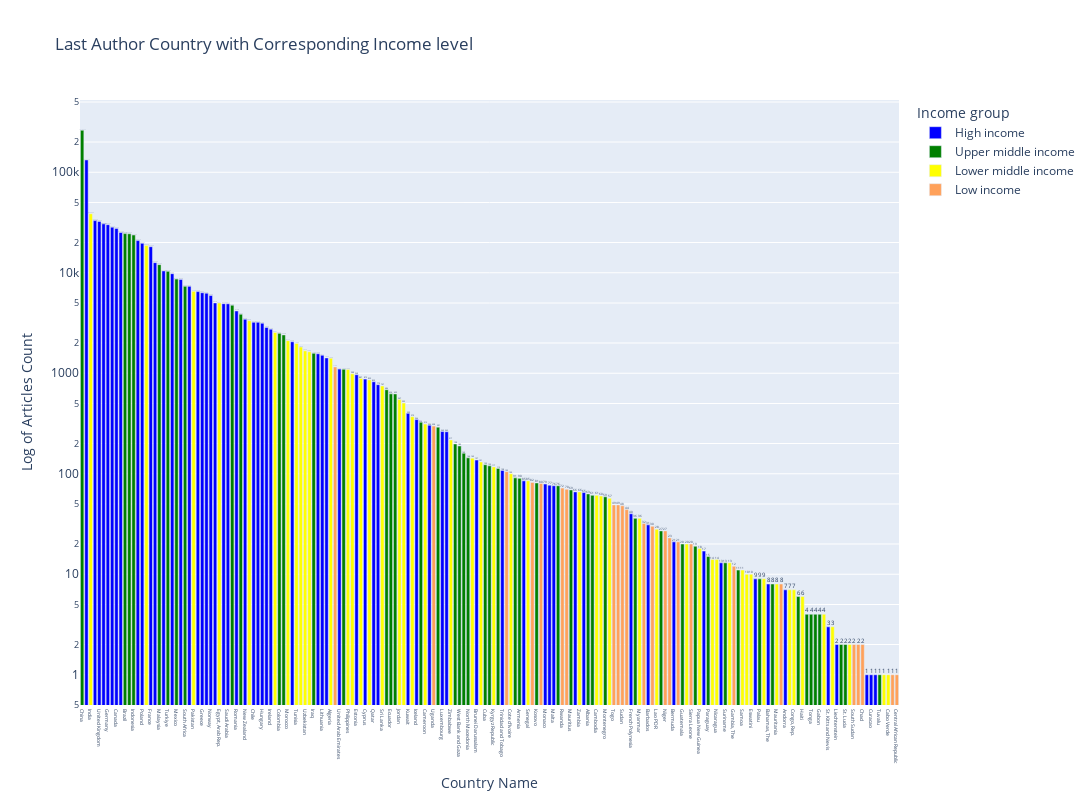

Notebook source saved alongside this figure:
### Markdown cell above
# Visualization-2 (Last Author Country with Corresponding Income level)

### Code cell
import plotly.express as px
fig=px.bar(last_author_ctry_data, x='Country Name', y='Articles Count', color='Income group', log_y=True, color_discrete_map={
                'High income': 'blue',
                'Upper middle income' : 'green',
                'Lower middle income': 'yellow',
                'Low Income' : 'red'},
           labels={"Articles Count": "Log of Articles Count"},
           title='Last Author Country with Corresponding Income level',
               category_orders={'Income group':['High income', 'Upper middle income', 'Lower middle income','Low Income']}, width=1500, height=800, text_auto=True)
fig.update_layout(xaxis_categoryorder = 'total descending')
fig.update_layout(
xaxis = dict(
tickfont = dict(size=5)))
fig.update_traces(cliponaxis=False)
'''
fig.update_layout(color_discrete_map={
                'High income': 'blue',
                'Upper middle income' : 'green',
                'Lower middle income': 'yellow',
                'Low Income' : 'red'})
'''
#fig.write_html("/Users/prathimagodha/Desktop/plot1.html")
fig.show()

### Figure 1 — Plotly figure (JSON) as saved in the notebook; plotly's stock layout.template omitted (floating-point values rounded to 4 significant figures)
{"data": [{"alignmentgroup": "True", "cliponaxis": false, "hovertemplate": "Income group=High income<br>Country Name=%{x}<br>Log of Articles Count=%{y}<extra></extra>", "legendgroup": "High income", "marker": {"color": "blue", "pattern": {"shape": ""}}, "name": "High income", "offsetgroup": "High income", "orientation": "v", "showlegend": true, "textposition": "auto", "texttemplate": "%{y}", "type": "bar", "x": ["United States", "Spain", "United Kingdom", "Italy", "Germany", "Australia", "Canada", "Korea, Rep.", "Japan", "Poland", "France", "Netherlands", "Sweden", "Portugal", "Switzerland", "Belgium", "Denmark", "Greece", "Finland", "Norway", "Austria", "Czechia", "Saudi Arabia", "Romania", "New Zealand", "Chile", "Singapore", "Hungary", "Israel", "Ireland", "Slovak Republic", "Slovenia", "Lithuania", "Croatia", "United Arab Emirates", "Estonia", "Cyprus", "Qatar", "Oman", "Kuwait", "Iceland", "Latvia", "Luxembourg", "Uruguay", "Brunei Darussalam", "Trinidad and Tobago", "Panama", "Monaco", "Bahrain", "Malta", "Greenland", "New Caledonia", "French Polynesia", "Barbados", "Bermuda", "Seychelles", "Guyana", "Faroe Islands", "Bahamas, The", "Andorra", "St. Kitts and Nevis", "Liechtenstein", "Isle of Man", "Curacao", "San Marino"], "xaxis": "x", "y": [132677, 33032, 32439, 30663, 30094, 28444, 27646, 25173, 20901, 19625, 18169, 12608, 10436, 9790, 8564, 7323, 6494, 6327, 6264, 5934, 5013, 4924, 4911, 4168, 3448, 3218, 3216, 3144, 2859, 2744, 2058, 1563, 1511, 1422, 1100, 968, 875, 823, 770, 399, 346, 304, 263, 262, 137, 108, 85, 79, 77, 76, 66, 65, 40, 31, 21, 17, 13, 9, 8, 7, 3, 2, 1, 1, 1], "yaxis": "y"}, {"alignmentgroup": "True", "cliponaxis": false, "hovertemplate": "Income group=Upper middle income<br>Country Name=%{x}<br>Log of Articles Count=%{y}<extra></extra>", "legendgroup": "Upper middle income", "marker": {"color": "green", "pattern": {"shape": ""}}, "name": "Upper middle income", "offsetgroup": "Upper middle income", "orientation": "v", "showlegend": true, "textposition": "auto", "texttemplate": "%{y}", "type": "bar", "x": ["China", "Brazil", "Russian Federation", "Indonesia", "Malaysia", "Turkiye", "Mexico", "South Africa", "Thailand", "Argentina", "Colombia", "Serbia", "Iraq", "Kazakhstan", "Peru", "Ecuador", "Bulgaria", "Costa Rica", "Georgia", "Belarus", "West Bank and Gaza", "Botswana", "North Macedonia", "Cuba", "Azerbaijan", "Bosnia and Herzegovina", "Fiji", "Armenia", "Kosovo", "Namibia", "Mauritius", "Albania", "Moldova", "Montenegro", "Jamaica", "Libya", "Guatemala", "Turkmenistan", "Paraguay", "Suriname", "Maldives", "Palau", "Dominican Republic", "Grenada", "Belize", "Tonga", "El Salvador", "Gabon", "St. Vincent and the Grenadines", "St. Lucia", "Tuvalu"], "xaxis": "x", "y": [261895, 24530, 24432, 23765, 12048, 10328, 8649, 7332, 4759, 3867, 2495, 2408, 1580, 1096, 686, 624, 623, 326, 291, 198, 189, 160, 144, 123, 120, 113, 91, 90, 81, 76, 69, 63, 61, 59, 36, 27, 20, 19, 15, 13, 11, 9, 8, 6, 4, 4, 4, 4, 2, 2, 1], "yaxis": "y"}, {"alignmentgroup": "True", "cliponaxis": false, "hovertemplate": "Income group=Lower middle income<br>Country Name=%{x}<br>Log of Articles Count=%{y}<extra></extra>", "legendgroup": "Lower middle income", "marker": {"color": "yellow", "pattern": {"shape": ""}}, "name": "Lower middle income", "offsetgroup": "Lower middle income", "orientation": "v", "showlegend": true, "textposition": "auto", "texttemplate": "%{y}", "type": "bar", "x": ["India", "Iran, Islamic Rep.", "Pakistan", "Egypt, Arab Rep.", "Nigeria", "Vietnam", "Morocco", "Tunisia", "Bangladesh", "Uzbekistan", "Ukraine", "Algeria", "Philippines", "Ghana", "Nepal", "Kenya", "Sri Lanka", "Jordan", "Lebanon", "Tanzania", "Cameroon", "Zimbabwe", "Benin", "Mongolia", "Kyrgyz Republic", "Cote d'Ivoire", "Senegal", "Zambia", "Cambodia", "Bolivia", "Tajikistan", "Myanmar", "Lao PDR", "Bhutan", "Papua New Guinea", "Lesotho", "Nicaragua", "Honduras", "Samoa", "Vanuatu", "Eswatini", "Djibouti", "Mauritania", "Micronesia, Fed. Sts.", "Congo, Rep.", "Haiti", "Angola", "Timor-Leste", "Solomon Islands", "Sao Tome and Principe", "Cabo Verde"], "xaxis": "x", "y": [38635, 18636, 6534, 5001, 3329, 2551, 2111, 1980, 1822, 1672, 1635, 1409, 1092, 988, 887, 859, 747, 547, 505, 370, 312, 217, 143, 131, 117, 100, 85, 66, 61, 60, 57, 36, 28, 20, 18, 14, 14, 13, 11, 10, 10, 9, 8, 7, 7, 6, 4, 3, 2, 1, 1], "yaxis": "y"}, {"alignmentgroup": "True", "cliponaxis": false, "hovertemplate": "Income group=Low income<br>Country Name=%{x}<br>Log of Articles Count=%{y}<extra></extra>", "legendgroup": "Low income", "marker": {"color": "#FFA15A", "pattern": {"shape": ""}}, "name": "Low income", "offsetgroup": "Low income", "orientation": "v", "showlegend": true, "textposition": "auto", "texttemplate": "%{y}", "type": "bar", "x": ["Ethiopia", "Uganda", "Syrian Arab Republic", "Malawi", "Burkina Faso", "Rwanda", "Congo, Dem. Rep.", "Togo", "Mozambique", "Sudan", "Mali", "Yemen, Rep.", "Madagascar", "Niger", "Burundi", "Afghanistan", "Sierra Leone", "Gambia, The", "Somalia", "South Sudan", "Liberia", "Chad", "Guinea-Bissau", "Central African Republic"], "xaxis": "x", "y": [1156, 298, 105, 82, 80, 72, 70, 49, 49, 48, 44, 32, 30, 27, 23, 21, 20, 12, 8, 2, 2, 2, 1, 1], "yaxis": "y"}], "layout": {"barmode": "relative", "height": 800, "legend": {"title": {"text": "Income group"}, "tracegroupgap": 0}, "title": {"text": "Last Author Country with Corresponding Income level"}, "width": 1500, "xaxis": {"anchor": "y", "autorange": true, "categoryorder": "total descending", "domain": [0, 1], "range": [-0.5, 190.5], "tickfont": {"size": 5}, "title": {"text": "Country Name"}, "type": "category"}, "yaxis": {"anchor": "x", "autorange": true, "domain": [0, 1], "range": [-0.301, 5.719], "title": {"text": "Log of Articles Count"}, "type": "log"}}}
